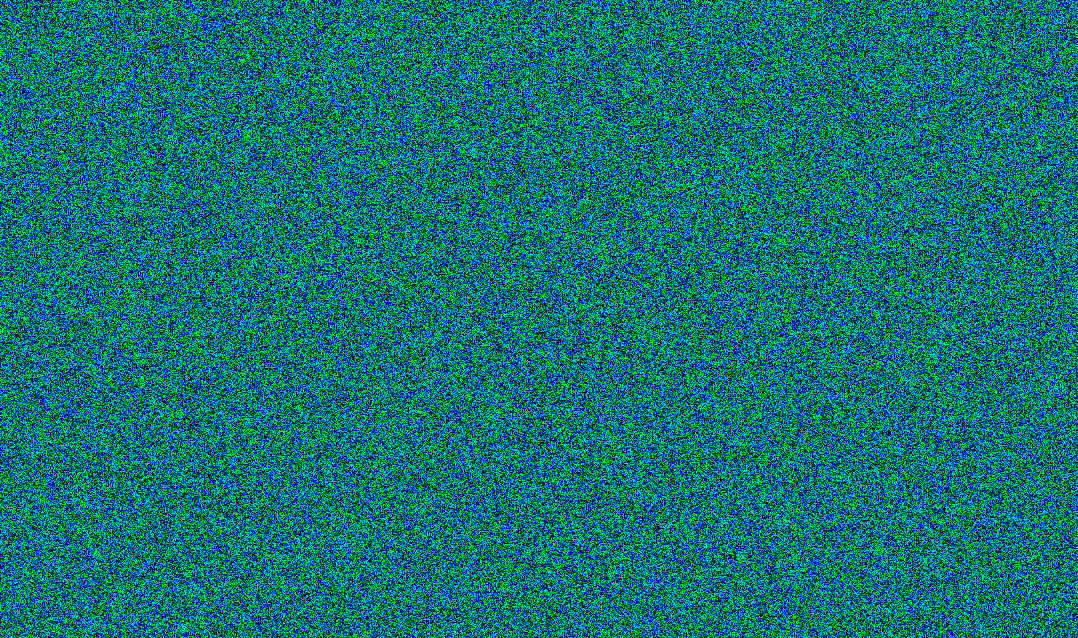
#> input picture data/ghost.png, 1078 x 638 px
$ jupyter execute --allow-errors challenge.ipynb
#> lines starting #> are read from the running program, lines starting #| are printed output that depends on the picture
# Calmcode coding challenge

[cell 1]
import pandas as pd
import os
from configs import data_dir
import json
import PIL
import matplotlib.pyplot as plt
import numpy as np

## 1. Can you discover the hidden message found here?

Once you uncover the message, you can find the next challenge

#> (a cell that did not finish here is left out)

#> (a cell that did not finish here is left out)

#> (a cell that did not finish here is left out)

#> (a cell that did not finish here is left out)

## 2. You can hide a message in many ways, using many different data structures. We used a .csv file before, but can you find the hidden message in this json file too?

#> (a cell that did not finish here is left out)

#> (a cell that did not finish here is left out)

[cell 8]
decoded_data = []

#> (the rest of this cell did not finish here and is left out)

## 3 You're currently looking at an HTML page. There's a puzzle on it, but it's a bit hidden.

It's hidden around here.

- Found this "around here" in the HTML of the web page: Find the largest word (list of words)

#> (a cell that did not finish here is left out)

#> (a cell that did not finish here is left out)

[cell 11]
# Find largest word
def find_largest_word(words):
    largest_word = words[0]
    for word in words:
        if len(word) > len(largest_word):
            largest_word = word
    return largest_word

#> (the rest of this cell did not finish here and is left out)

## 4. (Incomplete) You can also hide messages inside of images, like this one

[cell 12]
ghost = PIL.Image.open(os.path.join(data_dir, "ghost.png"))
#> ghost is the input picture: PIL image 1078x638 RGB; mean R, G, B 0.2, 111.9, 112

[cell 13]
gray = ghost.convert("L")
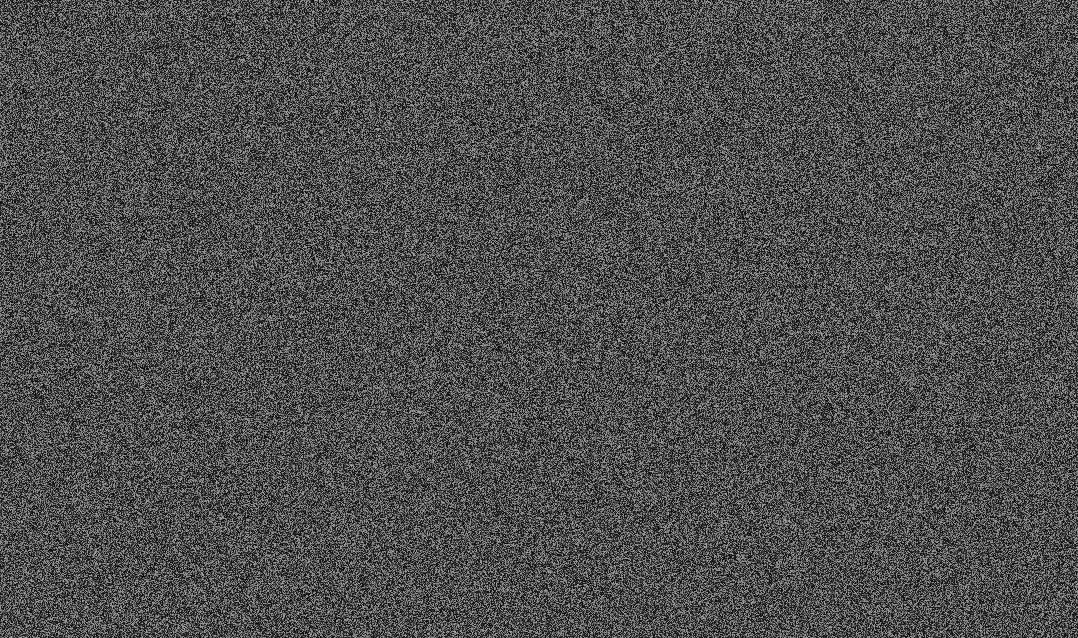
#> gray: PIL image 1078x638 L; min 0, max 179, mean 78.5
arr = np.asarray(gray)
plt.hist(arr)
# plt.imshow(arr, cmap='gray', vmin=0, vmax=255)
plt.show()
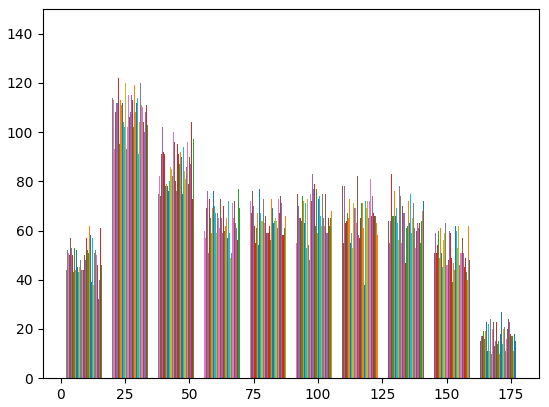
#> figure drawn by matplotlib, 1 panel; tallest bar 100 high, from x = 19.69 to 19.7; tallest bar 108 high, from x = 19.7 to 19.72; tallest bar 114 high, from x = 19.72 to 19.73

[cell 14]
thresh = arr > 160
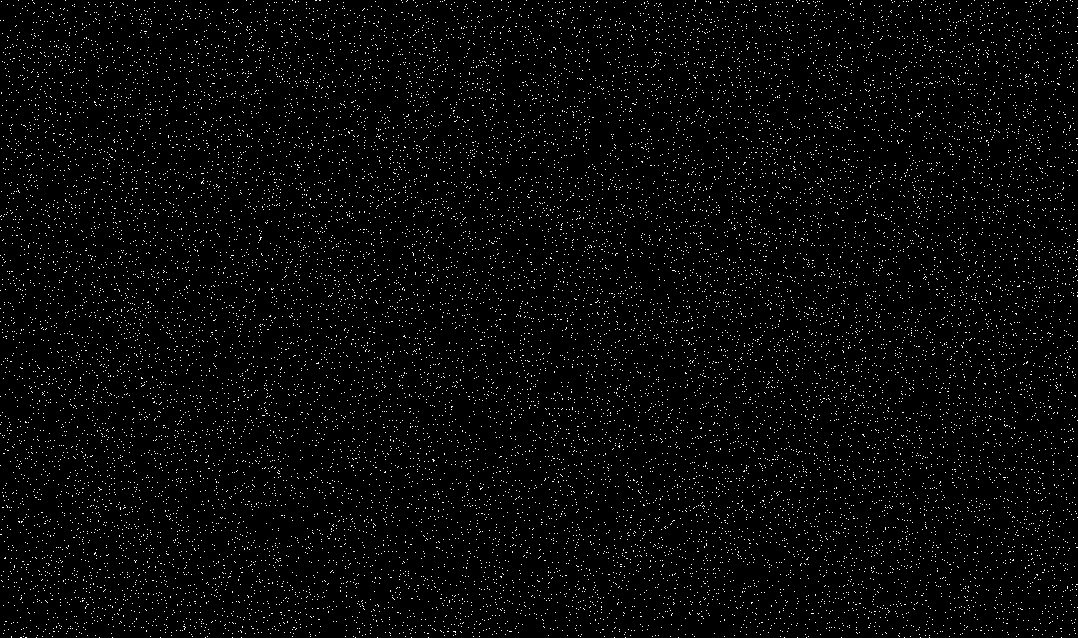
#> thresh: shape (638, 1078) bool; 2.9% white in thin lines or dots
print(thresh)
#> (printed output is left out)
plt.imshow(thresh, vmin=False, vmax=True)
plt.show()
